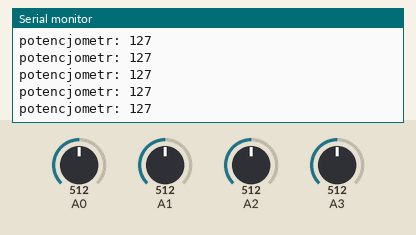
Bench run of a sketch on a simulated Arduino Mega 2560, built with avr-gcc and run on an emulated ATmega2560. Parts: the last lines printed to the serial monitor. Inputs (shaded band) come from the test bench; at power-on: A0 = 512, A1 = 512, A2 = 512, A3 = 512. No radio packets arrive unless stated.

Above: at 1.2 s.
1.3 s: A0 set to 418
At 2.1 s:
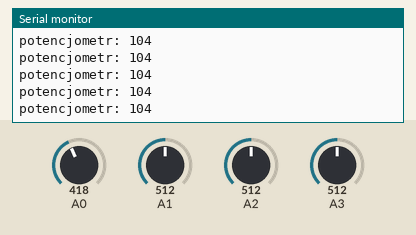
4.3 s: A0 set to 386
At 4.8 s:
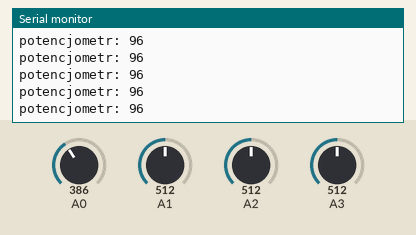
14.8 s: A0 set to 38
At 15.3 s:
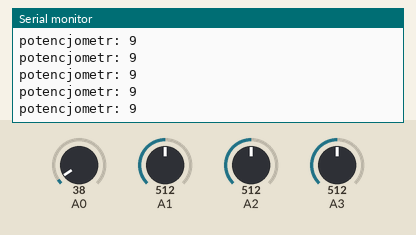
17.8 s: A0 set to 43
At 18.8 s:
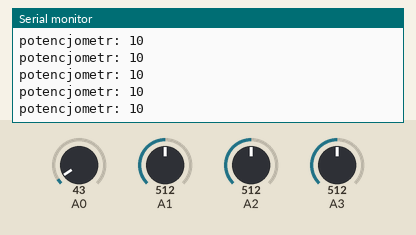
Timing chart, 0 to 20.3 s (numbered marks = the images above; inputs shaded):
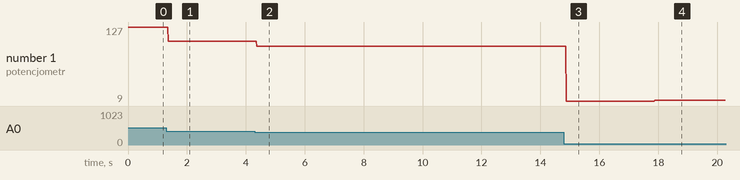

Measured:
- after the input at 1.3 s, the serial monitor: prints a new line after 0.07 s (image 1)
- after the input at 4.3 s, the serial monitor: prints a new line after 0.07 s (image 2)
- after the input at 14.8 s, the serial monitor: prints a new line after 0.08 s (image 3)
- after the input at 17.8 s, the serial monitor: prints a new line after 0.08 s (image 4)
- plotted number 1: 127 → 104 after the input at 1.3 s, 104 → 96 after the input at 4.3 s, 96 → 9 after the input at 14.8 s, 9 → 10 after the input at 17.8 s

The sketch:

QUADROCOPTER_transmitter.ino
```cpp
/*
 Bachelor Arduino Quadrocopter Project
 DESIGN OF THE QUADROCOPTER CONTROL SYSTEM
 by Magdalena Lipiec, AiR
 2019, Kielce Univeristy of Technology

 TRANSMITTER MODULE
 */

#include <SPI.h>
#include <nRF24L01.h>   //biblioteka modulu RC
#include <RF24.h>       //bibliotek modulu RC
#include <Wire.h>


RF24 radio(49, 48);                  // nRF24L01 piny(CE, CSN)
const byte address[6] = "00001";    // adres

// Max size of this struct is 32 bytes - NRF24L01 buffer limit
//throttle & yaw - joystick lewy
//pitch & roll - joystick prawy0
struct Data_Package {

  byte sendThrottle;  //kontrola wysokosci
  byte sendYaw;       //obrot CW/CCW
  byte sendPitch;     //pochylenie przod/tyl
  byte sendRoll;      //pochylenie prawo/lewo


};
Data_Package data; //utworz zmienna o powyzszej strukturze


//*********************************************
void setup() {
  Serial.begin(9600);

//zdefiniowanie komunikacji rc
  radio.begin();
  radio.openWritingPipe(address);
  radio.setAutoAck(false);
  radio.setDataRate(RF24_250KBPS);
  radio.setPALevel(RF24_PA_LOW);


// Set initial default values
// Values from 0 to 255. When Joystick is in resting position, the value is in the middle, or 127. We actually map the pot value from 0 to 1023 to 0 to 255 because that's one BYTE value

  //data.pitch = 127;
  //data.roll = 127;
}


//*********************************************
void loop() {
//odczytanie wszystkicg wejsc analogowych i zmapowanie ich na jedną wartosc bajtowa
  data.sendThrottle = map(analogRead(A0), 0, 1023, 0, 255); // Convert the analog read value from 0 to 1023 into a BYTE value from 0 to 255
  data.sendYaw = map(analogRead(A1), 0, 1023, 0, 255);
  data.sendPitch = map(analogRead(A2), 0, 1023, 0, 255);
  data.sendRoll = map(analogRead(A3), 0, 1023, 0, 255);


//wyslij wszystkie dane ze struktury do odbiornika
  radio.write(&data, sizeof(Data_Package));

  Serial.print("potencjometr: ");
  Serial.println(data.sendThrottle);
  //Serial.print("  YAW: ");
  //Serial.print(data.sendYaw);
  //Serial.print("  PITCH: ");
  //Serial.print(data.sendPitch);
  //Serial.print("  ROLL: ");
  //Serial.println(data.sendRoll);


}
```
